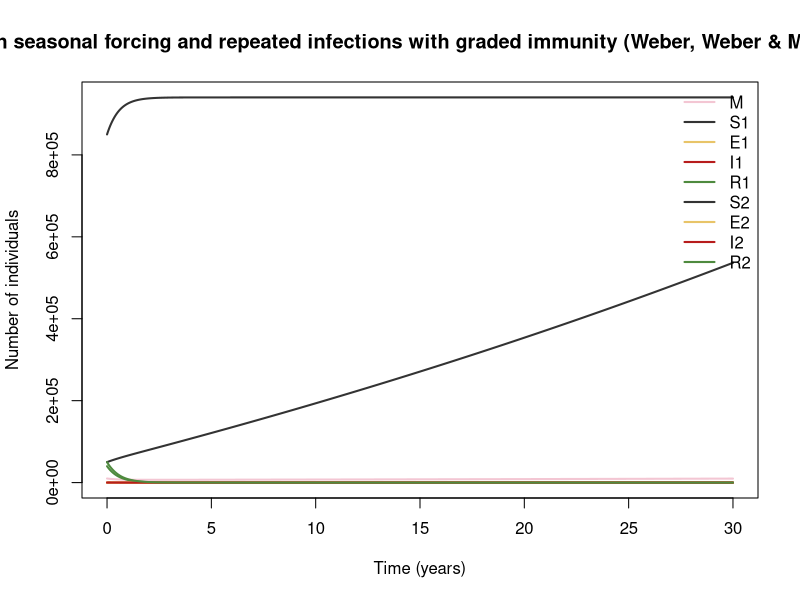

R code for this plot:
## RSV with seasonal forcing and repeated infections with graded immunity (Weber, Weber & Milligan 2001)
## RSV.
## Parameter values: 0 of 11 checked against the source; the rest are recalled or illustrative.
## Reference: Weber A, Weber M, Milligan P. "Modeling epidemics caused by respiratory syncytial virus (RSV)." Math Biosci 2001;172(2):95–113. https://doi.org/10.1016/S0025-5564(01)00066-9
## Source: https://doi.org/10.1016/S0025-5564(01
##
## Generated from a compartmental model diagram (model format v1).
## Regenerating from the same diagram always gives this exact file.
##
## Compartments: M, S1, E1, I1, R1, S2, E2, I2, R2
## Flows (time unit: years):
##   (outside) -> M  : mu * N
##   M -> S1         : xi_m * M
##   S1 -> E1        : foi1 * S1
##   E1 -> I1        : sig_lat * E1
##   I1 -> R1        : nu * I1
##   R1 -> S2        : gam_w * R1
##   S2 -> E2        : f2 * foi1 * S2
##   E2 -> I2        : sig_lat * E2
##   I2 -> R2        : nu * I2
##   R2 -> S2        : gam_w * R2
##   M -> (outside)  : mu * M

library(deSolve)

# ---- Time ------------------------------------------------------------
times <- seq(0, 30, by = 0.05)  # years

# ---- Parameters ------------------------------------------------------
parameters <- c(
  b0 = 60,            # mean transmission rate (1/year) [illustrative]
  b1 = 0.3,           # seasonal amplitude [illustrative]
  phase = 0,          # seasonal phase (rad) [illustrative]
  two_pi = 6.283185,  # constant
  sig_lat = 91.25,    # 4-day latency (1/year)
  nu = 36.5,          # 10-day infectious period (1/year)
  gam_w = 1.825,      # loss of immunity after about 200 days (1/year)
  xi_m = 2,           # loss of maternal protection (about 6 months) (1/year) [illustrative]
  f2 = 0.5,           # relative susceptibility of S2 [illustrative]
  mu = 0.0133,        # birth = death rate, i.e. 1/75 y (1/year) [illustrative]
  N0 = 1e6            # value taken from the notes text [recalled]
)

# ---- Initial conditions ----------------------------------------------
state <- with(as.list(parameters), {
  M <- 0.01 * N0   # maternally protected
  S1 <- 0.05 * N0  # susceptible, never infected
  E1 <- 0          # exposed, first infection
  I1 <- 100        # infectious, first infection
  R1 <- 0.04 * N0  # temporarily immune after the first infection
  S2 <- 0.85 * N0  # susceptible, previously infected (reduced susceptibility)
  E2 <- 0          # exposed, reinfection
  I2 <- 100        # infectious, reinfection
  R2 <- 0.05 * N0  # temporarily immune after reinfection
  c(M = M, S1 = S1, E1 = E1, I1 = I1, R1 = R1, S2 = S2, E2 = E2, I2 = I2, R2 = R2)
})

# ---- Model equations -------------------------------------------------
rsv_weber2001_graded_model <- function(t, state, parameters) {
  with(as.list(c(state, parameters)), {
    # Total population
    N <- M + S1 + E1 + I1 + R1 + S2 + E2 + I2 + R2

    # Derived quantities
    beta1 <- b0 * (1 + b1 * cos(two_pi * t + phase))
    foi1 <- beta1 * (I1 + I2) / N

    # Rates of change
    dM <- mu * N - xi_m * M - mu * M
    dS1 <- xi_m * M - foi1 * S1
    dE1 <- foi1 * S1 - sig_lat * E1
    dI1 <- sig_lat * E1 - nu * I1
    dR1 <- nu * I1 - gam_w * R1
    dS2 <- gam_w * R1 - f2 * foi1 * S2 + gam_w * R2
    dE2 <- f2 * foi1 * S2 - sig_lat * E2
    dI2 <- sig_lat * E2 - nu * I2
    dR2 <- nu * I2 - gam_w * R2

    list(c(dM, dS1, dE1, dI1, dR1, dS2, dE2, dI2, dR2))
  })
}

# ---- Solve -----------------------------------------------------------
out <- ode(y = state, times = times, func = rsv_weber2001_graded_model, parms = parameters)
out <- as.data.frame(out)

# ---- Plot ------------------------------------------------------------
compartment_cols <- c(M = "#F3C6D3", S1 = "#333333", E1 = "#E8C468", I1 = "#B71C1C", R1 = "#4E8A3E", S2 = "#333333", E2 = "#E8C468", I2 = "#B71C1C", R2 = "#4E8A3E")
matplot(out$time, out[, names(compartment_cols)], type = "l", lty = 1, lwd = 2,
        col = compartment_cols, xlab = "Time (years)", ylab = "Number of individuals",
        main = "RSV with seasonal forcing and repeated infections with graded immunity (Weber, Weber & Milligan 2001)")
legend("topright", legend = names(compartment_cols), col = compartment_cols,
       lty = 1, lwd = 2, bty = "n")
